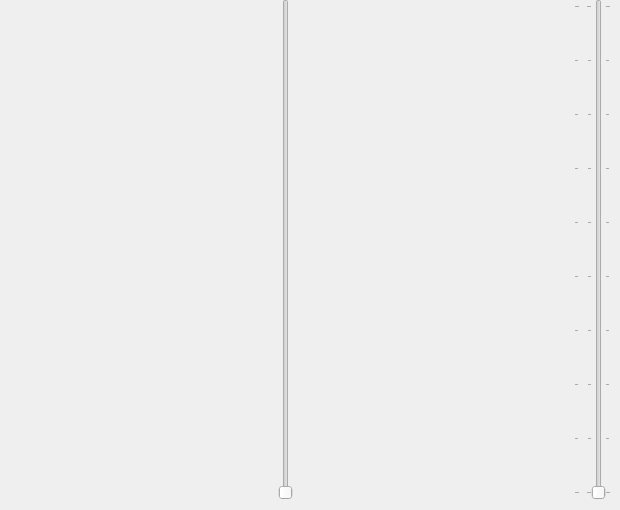
          <widget class="QWidget" name="image_page">
           <widget class="QWidget" name="horizontalLayoutWidget">
            <property name="geometry">
             <rect>
              <x>0</x>
              <y>-1</y>
              <width>611</width>
              <height>501</height>
             </rect>
            </property>
            <layout class="QHBoxLayout" name="horizontalLayout_5">
             <item>
              <widget class="QSlider" name="verticalSlider">
               <property name="sizePolicy">
                <sizepolicy hsizetype="Expanding" vsizetype="Expanding">
                 <horstretch>0</horstretch>
                 <verstretch>0</verstretch>
                </sizepolicy>
               </property>
               <property name="maximum">
                <number>45</number>
               </property>
               <property name="pageStep">
                <number>5</number>
               </property>
               <property name="orientation">
                <enum>Qt::Vertical</enum>
               </property>
               <property name="tickPosition">
                <enum>QSlider::TicksBelow</enum>
               </property>
               <property name="tickInterval">
                <number>5</number>
               </property>
              </widget>
             </item>
             <item>
              <widget class="QSlider" name="verticalSlider_2">
               <property name="sizePolicy">
                <sizepolicy hsizetype="Minimum" vsizetype="Expanding">
                 <horstretch>0</horstretch>
                 <verstretch>0</verstretch>
                </sizepolicy>
               </property>
               <property name="maximum">
                <number>45</number>
               </property>
               <property name="pageStep">
                <number>5</number>
               </property>
               <property name="orientation">
                <enum>Qt::Vertical</enum>
               </property>
               <property name="tickPosition">
                <enum>QSlider::TicksBothSides</enum>
               </property>
               <property name="tickInterval">
                <number>5</number>
               </property>
              </widget>
             </item>
            </layout>
           </widget>
          </widget>
